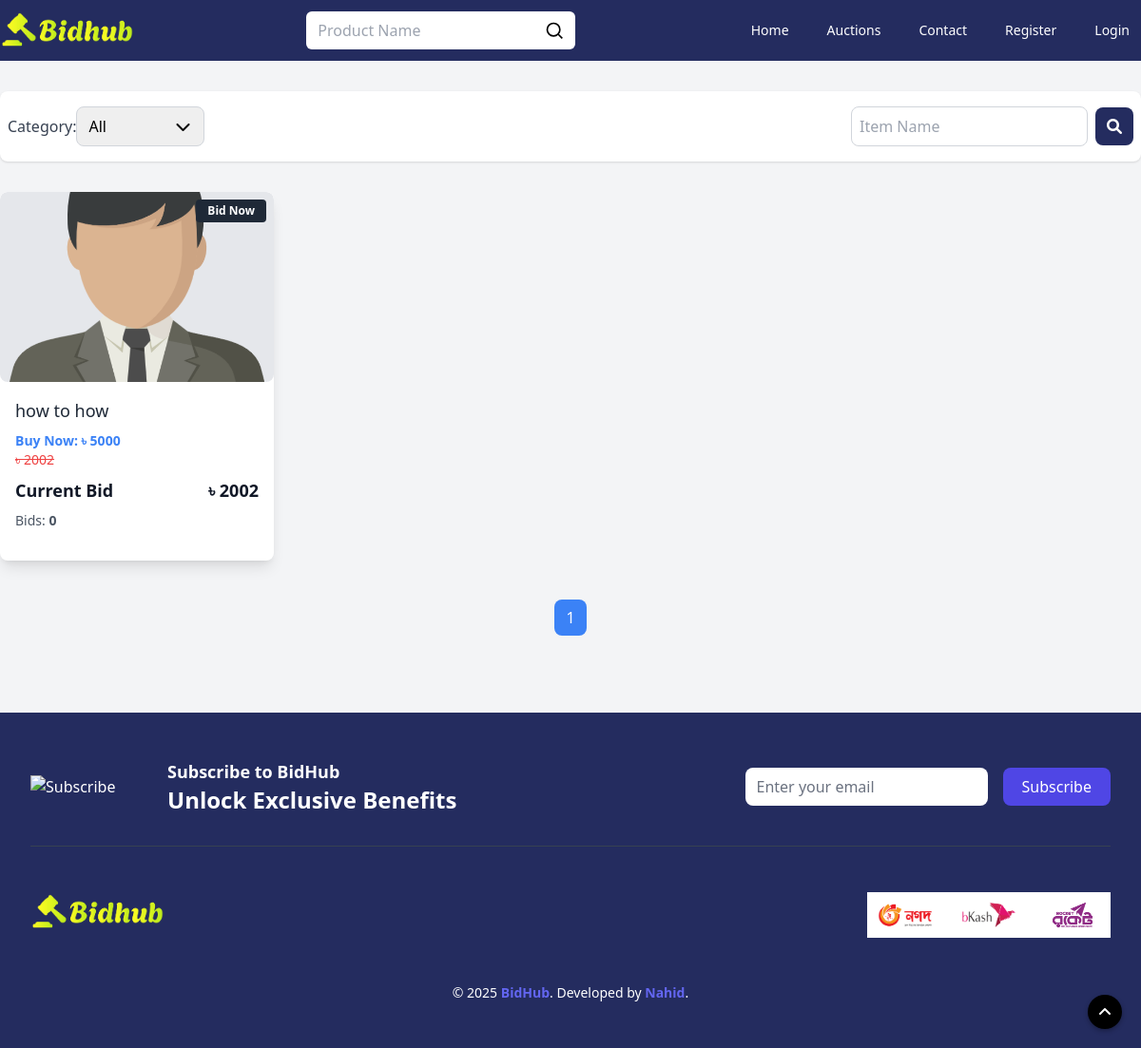
The page /auctions on the database its author committed.
### auctions/models.py (models this page shows, shortened)
class AuctionList(models.Model):
    user = models.ForeignKey(User, on_delete=models.CASCADE, null=True)
    title = models.CharField(max_length=2000)
    desc = tinymce_models.HTMLField()
    starting_bid = models.IntegerField()
    buy_now_price = models.IntegerField(default=0)
    bid_watch_list = models.IntegerField(default=0)
    expire_date = models.DateTimeField(blank=False, null=True)
    categories = models.ManyToManyField('Category', through='AuctionCategory')
    active_bool = models.BooleanField(default=True)
    def get_highest_bid(self):
        highest_bid = self.bids.order_by('-bid').first()
        return highest_bid.bid if highest_bid else self.starting_bid

### auctions/views.py (the view)
# urls.py: path("auctions", views.auction_list, name="auctionList"),
def auction_list(request):
    search_query = request.GET.get('q', '')
    selected_category = request.GET.get('filter-by', 'all')
    auctions = AuctionList.objects.filter(active_bool=True)
    if search_query:
        auctions = auctions.filter(Q(title__icontains=search_query))
    if selected_category != 'all':
        auctions = auctions.filter(categories__title=selected_category)
    auctions = auctions.prefetch_related(
        Prefetch('images', queryset=AuctionImage.objects.order_by('id'))
    )
    paginator = Paginator(auctions, 12)
    page_number = request.GET.get("page")
    page_obj = paginator.get_page(page_number)
    total_auctions = paginator.count
    for auction in page_obj:
        first_image = auction.images.first()
        if first_image:
            auction.first_image_url = request.build_absolute_uri(first_image.image_url.url)
        else:
            auction.first_image_url = None
        auction.highest_bid = auction.get_highest_bid()
    categories = Category.objects.all()
    return render(request, "list.html", {
        'auctions': page_obj,
        'categories': categories,
        'selected_category': selected_category,
        'total_auctions': total_auctions
    })

### auctions/templates/list.html (shortened to what this page needs)
{% extends "layout.html" %}
{% load static %}
{% block body %}
    <div class="pt-24 pb-16 bg-gray-100">
        <div class="container mx-auto max-w-[1280px] w-full m-auto">
            <div class="flex gap-2 items-center justify-between mb-8 bg-white shadow rounded-lg py-4 px-2">
                <div class="flex items-center">
                    <div class="hidden md:block text-gray-700 font-medium">Category:</div>
                    <form id="filterForm" method="get" action="/auctions">
                        <div class="relative">
                            <select name="filter-by"
                                    id="filterCat"
                                    class="border border-gray-300 rounded-lg px-3 py-2 pr-10 focus:ring-blue-500 focus:border-blue-500 w-full appearance-none"
                                    onchange="document.getElementById('filterForm').submit();">
                                <option value="all" {% if selected_category == 'all' %} selected {% endif %}>All
                                </option>
                            </select>
                            <div class="absolute inset-y-0 right-2 flex items-center px-2 pointer-events-none">
                            </div>
                        </div>
                    </form>
                </div>
                <form method="get" action="/auctions" class="flex items-center space-x-2">
                    <input name="q" type="text" placeholder="Item Name"
                           class="border border-gray-300 rounded-lg p-2 w-full focus:ring-blue-500 focus:border-blue-500">
                    <button type="submit"
                            class="bg-[#242c5f] text-white px-3 py-2 rounded-lg focus:outline-none">
                        <i class="fas fa-search"></i>
                    </button>
                </form>
            </div>
            {% if total_auctions %}
                <div class="grid gap-4 grid-cols-2 px-2 lg:px-0 md:grid-cols-3 lg:grid-cols-4 justify-items-center">
                    {% for auction_p_list in auctions %}
                        <div class="bg-white shadow-lg rounded-lg overflow-hidden w-full max-w-[320px]">
                            <div class="relative w-full h-[180px] md:h-[200px] bg-gray-200 rounded-lg overflow-hidden">
                                <a href="{% url 'auctionDetails' auction_p_list.id %}">
                                    <img src="{{ auction_p_list.first_image_url }}"
                                         alt="{{ auction_p_list.title }}"
                                         class="w-full h-full object-cover cursor-pointer hover:scale-105 transition-transform duration-300"
                                    />
                                </a>
                                <div class="absolute top-2 right-2 bg-gray-800 text-white px-3 py-1 text-xs rounded">
                                    <a href="{% url 'auctionDetails' auction_p_list.id %}" class="text-white font-bold">Bid
                                        Now</a>
                                </div>
                            </div>
                            <div class="p-2 md:p-4">
                                <h6 class="text-sm md:text-lg font-medium text-gray-800 mb-2 truncate">
                                    <a href="{% url 'auctionDetails' auction_p_list.id %}" class="hover:text-blue-600">
                                        {{ auction_p_list.title }}
                                    </a>
                                </h6>
                                <div class="mb-0 md:mb-4">
                                    <div class="hidden md:block flex justify-between items-center text-sm text-gray-600 mb-2">
                                        <p class="text-blue-500 font-semibold">
                                            Buy Now: ৳ {{ auction_p_list.buy_now_price }}
                                        </p>
                                        {% if auction_p_list.highest_bid != 0 %}
                                            <p class="line-through text-red-500">
                                                ৳ {{ auction_p_list.highest_bid }}
                                            </p>
                                        {% else %}
                                            <p class="line-through text-red-500">
                                                ৳ {{ auction_p_list.starting_bid }}
                                            </p>
                                        {% endif %}
                                    </div>
                                    <div class="flex justify-between items-center text-sm md:text-lg font-semibold text-gray-900 mb-2">
                                        <h5>Current Bid</h5>
                                        <h5>
                                            ৳ {{ auction_p_list.highest_bid|default:auction_p_list.starting_bid }}
                                        </h5>
                                    </div>
                                    <div class="flex justify-between items-center text-sm text-gray-600">
                                        <p>
                                            Bids:
                                            <span class="font-bold">{{ present_bid|default:"0" }}</span>
                                        </p>
                                    </div>
                                </div>
                            </div>
                        </div>
                    {% endfor %}
                </div>
                <div class="flex justify-center mt-12">
                    <ul class="flex space-x-2">
                        {% for num in auctions.paginator.page_range %}
                            {% if num == 1 or num == auctions.paginator.num_pages %}
                                <li>
                                    <a href="?page={{ num }}"
                                       class="{% if num == auctions.number %} bg-blue-500 text-white {% else %} bg-gray-200 text-gray-800 {% endif %} py-2 px-3 rounded-lg">
                                        {{ num }}
                                    </a>
                                </li>
                            {% elif num == auctions.number|add:"-2" or num == auctions.number|add:"2" %}
                                <li>
                                    <span class="py-2 px-3">...</span>
                                </li>
                            {% endif %}
                        {% endfor %}
                    </ul>
                </div>
            {% else %}
                <p class="text-center text-gray-600">Product not found</p>
            {% endif %}
        </div>
    </div>
{% endblock %}

### rows shown on the page
AuctionList: title "how to how", buy_now_price "5000", highest_bid "2002", bid_watch_list "0"

### other values the page prints
{{ num }} "1"
